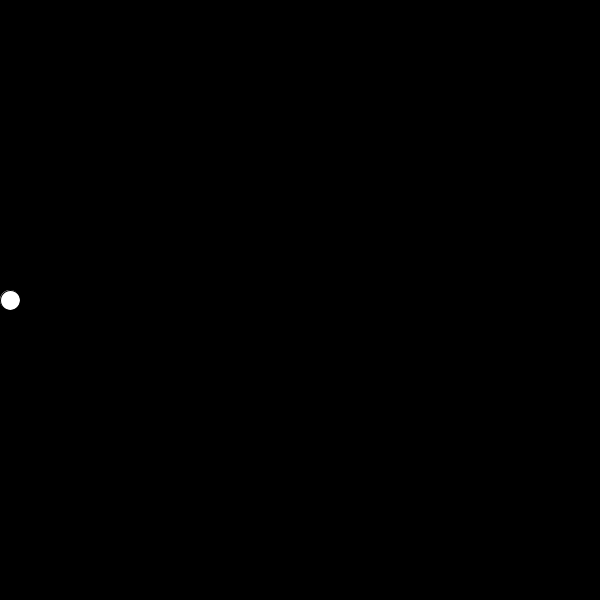
Frame 1 (no input)
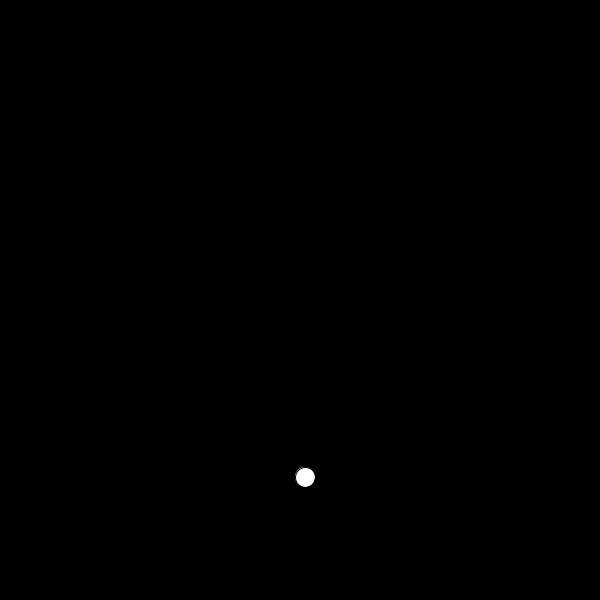
Frame 60 (the mouse pressed at the canvas centre just before this capture)
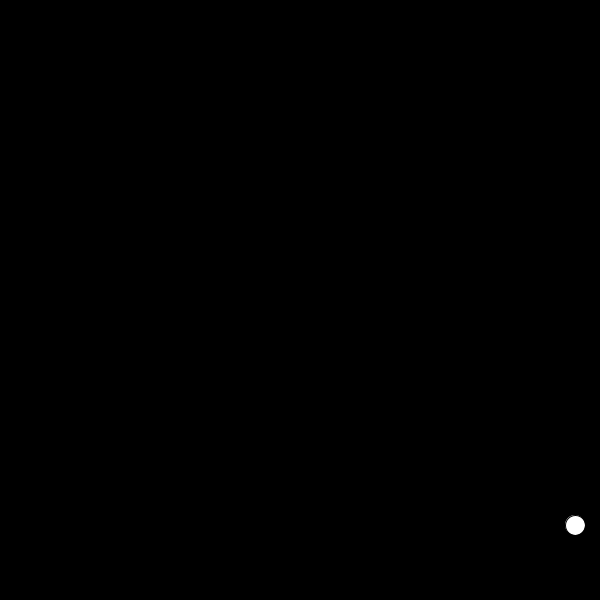
Frame 120 (the mouse held since frame 60 and released just before this capture)

The Processing sketch that drew these frames (run headless with seeded random() and noise(); from frame 60 on, the mouse is pressed at the canvas centre):

// Processing sketch: Deslocamento_bola
// ── Deslocamento_bola.pde
int bolaX = 10;
int bolaY = 300;
int dX = 5;
int dY = 3;

void setup() {
  size(600, 600);
}

void draw() {
  background(0);
  ellipse(bolaX, bolaY, 20, 20);
  bolaX += dX;
  bolaY += dY;
  
  if (bolaX >= 590 || bolaX <= 10)
    dX = -dX;
  
  if (bolaY >= 590 || bolaY <=10)
    dY = -dY;
}
